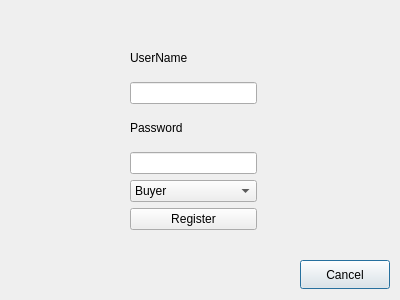
<?xml version="1.0" encoding="UTF-8"?>
<ui version="4.0">
 <class>RegisterWindow</class>
 <widget class="QDialog" name="RegisterWindow">
  <property name="geometry">
   <rect>
    <x>0</x>
    <y>0</y>
    <width>400</width>
    <height>300</height>
   </rect>
  </property>
  <property name="windowTitle">
   <string>Dialog</string>
  </property>
  <widget class="QPushButton" name="pushButton_2">
   <property name="geometry">
    <rect>
     <x>300</x>
     <y>260</y>
     <width>90</width>
     <height>29</height>
    </rect>
   </property>
   <property name="text">
    <string>Cancel</string>
   </property>
  </widget>
  <widget class="QWidget" name="">
   <property name="geometry">
    <rect>
     <x>130</x>
     <y>40</y>
     <width>127</width>
     <height>190</height>
    </rect>
   </property>
   <layout class="QVBoxLayout" name="verticalLayout">
    <item>
     <widget class="QLabel" name="label">
      <property name="text">
       <string>UserName</string>
      </property>
     </widget>
    </item>
    <item>
     <widget class="QLineEdit" name="usernameEdit"/>
    </item>
    <item>
     <widget class="QLabel" name="label_2">
      <property name="text">
       <string>Password</string>
      </property>
     </widget>
    </item>
    <item>
     <widget class="QLineEdit" name="passwordEdit">
      <property name="echoMode">
       <enum>QLineEdit::EchoMode::Password</enum>
      </property>
     </widget>
    </item>
    <item>
     <widget class="QComboBox" name="accountTypeComboBox">
      <item>
       <property name="text">
        <string>Buyer</string>
       </property>
      </item>
      <item>
       <property name="text">
        <string>Seller</string>
       </property>
      </item>
     </widget>
    </item>
    <item>
     <widget class="QPushButton" name="registerButton">
      <property name="text">
       <string>Register</string>
      </property>
     </widget>
    </item>
   </layout>
  </widget>
 </widget>
 <resources/>
 <connections/>
</ui>
